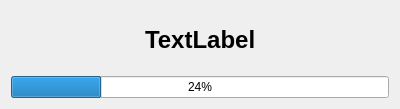
<?xml version="1.0" encoding="UTF-8"?>
<ui version="4.0">
 <class>WaitDialog</class>
 <widget class="QDialog" name="WaitDialog">
  <property name="geometry">
   <rect>
    <x>0</x>
    <y>0</y>
    <width>400</width>
    <height>109</height>
   </rect>
  </property>
  <property name="windowTitle">
   <string>Dialog</string>
  </property>
  <layout class="QVBoxLayout" name="verticalLayout">
   <item>
    <layout class="QHBoxLayout" name="horizontalLayout">
     <item>
      <spacer name="horizontalSpacer">
       <property name="orientation">
        <enum>Qt::Horizontal</enum>
       </property>
       <property name="sizeHint" stdset="0">
        <size>
         <width>40</width>
         <height>20</height>
        </size>
       </property>
      </spacer>
     </item>
     <item>
      <widget class="QLabel" name="labMessage">
       <property name="text">
        <string>&lt;html&gt;&lt;head/&gt;&lt;body&gt;&lt;p&gt;&lt;span style=&quot; font-size:18pt; font-weight:600;&quot;&gt;TextLabel&lt;/span&gt;&lt;/p&gt;&lt;/body&gt;&lt;/html&gt;</string>
       </property>
      </widget>
     </item>
     <item>
      <spacer name="horizontalSpacer_2">
       <property name="orientation">
        <enum>Qt::Horizontal</enum>
       </property>
       <property name="sizeHint" stdset="0">
        <size>
         <width>40</width>
         <height>20</height>
        </size>
       </property>
      </spacer>
     </item>
    </layout>
   </item>
   <item>
    <widget class="QProgressBar" name="progBar">
     <property name="value">
      <number>24</number>
     </property>
    </widget>
   </item>
  </layout>
 </widget>
 <resources/>
 <connections/>
</ui>
